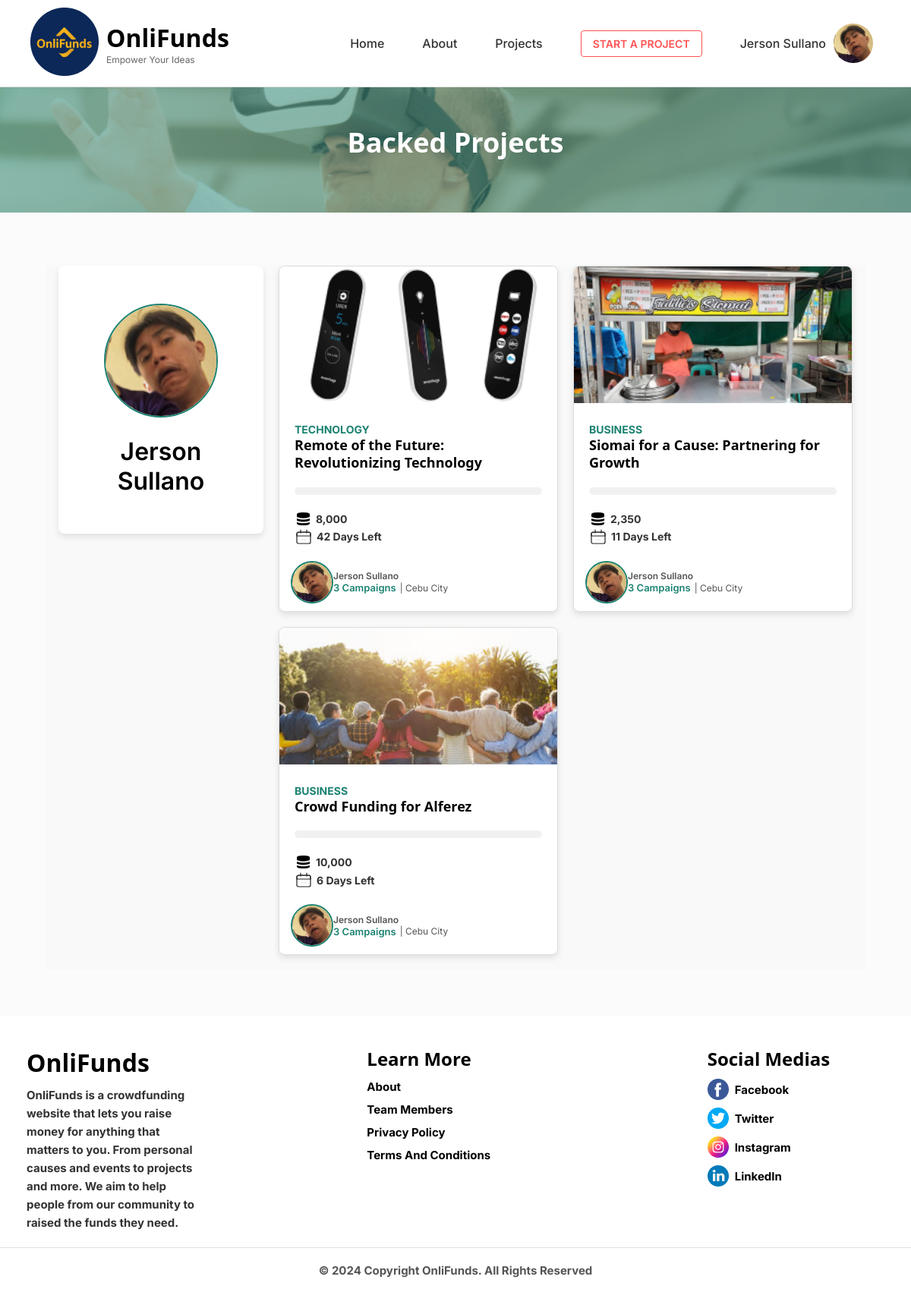
Page /html/campaigns.php?user_id=1 (signed in) on the committed database.
### tables this page shows
CREATE TABLE `users` (
  `id` int(10) NOT NULL,
  `isAdmin` enum('1','0') NOT NULL,
  `email` varchar(255) NOT NULL,
  `password` varchar(255) NOT NULL,
  `firstname` varchar(255) NOT NULL,
  `lastname` varchar(255) NOT NULL,
  `profile_pic` varchar(50) NOT NULL,
  `phoneno` bigint(12) NOT NULL,
  `barangay` text NOT NULL
);

CREATE TABLE `projects` (
  `user_id` int(11) NOT NULL,
  `proj_id` int(11) NOT NULL,
  `country` varchar(50) NOT NULL,
  `city` varchar(50) NOT NULL,
  `author` varchar(50) NOT NULL,
  `proj_title` varchar(100) NOT NULL,
  `category` varchar(255) NOT NULL,
  `barangay` varchar(255) NOT NULL,
  `fundgoal` varchar(50) NOT NULL,
  `created_at` date NOT NULL DEFAULT current_timestamp(),
  `end_date` varchar(255) NOT NULL,
  `fname` varchar(25) NOT NULL,
  `lname` varchar(25) NOT NULL,
  `email` varchar(50) NOT NULL,
  `phoneno` bigint(12) NOT NULL,
  `project_photo` varchar(50) NOT NULL,
  `video_url` varchar(50) NOT NULL,
  `project_overview` text NOT NULL,
  `project_story` text NOT NULL,
  `author_icon` varchar(50) NOT NULL,
  `profile_pic` varchar(50) NOT NULL
);

### html/campaigns.php (the view, shortened to what this page needs)
<?php
    include("connection.php");
    $idno = $_SESSION['id'];
    $query = "SELECT email, firstname, lastname, profile_pic, CONCAT(firstname, ' ', lastname) AS fullname, CONCAT(SUBSTRING(firstname, 1, 1), SUBSTRING(lastname, 1, 1)) AS default_pic FROM users WHERE id = ?";
    $stmt = $conn->prepare($query);
    $stmt->bind_param("i", $idno);
    $stmt->execute();
    $result = $stmt->get_result();
    if ($result->num_rows > 0) {
        $user = $result->fetch_assoc();
    } else {
        echo "<script>alert('No Users Found.')</script>";
        exit();
    }
    $project_id = isset($_GET['user_id']) ? intval($_GET['user_id']) : 0;
    if ($project_id > 0) {
        $stmt = $conn->prepare("SELECT *, DATEDIFF(end_date, NOW()) AS remaining_days, COUNT(user_id) AS all_proj FROM projects WHERE user_id = ?");
        $stmt->bind_param("i", $project_id);
        $stmt->execute();
        $result = $stmt->get_result();
        if ($result->num_rows > 0) {
            $project = $result->fetch_assoc();
        } else {
            echo "Project not found.";
            exit;
        }
    } else {
        echo "Invalid project ID.";
        exit;
    }
    $fetchProject = "SELECT *, DATEDIFF(end_date, NOW()) AS remaining_days FROM projects WHERE user_id = ?";
    $stmt = $conn->prepare($fetchProject);
    $stmt->bind_param("i", $project_id);
	$stmt->execute();
	$result = $stmt->get_result();
	if($result->num_rows > 0) {
		$rows = $result->fetch_all(MYSQLI_ASSOC);
	}
?>
<!DOCTYPE html>
<html lang="en">
<head>
    <link rel="stylesheet" href="../css/styles.css">
    <link rel="stylesheet" href="https://cdnjs.cloudflare.com/ajax/libs/font-awesome/4.7.0/css/font-awesome.min.css">
    <link rel="stylesheet" href="https://cdnjs.cloudflare.com/ajax/libs/font-awesome/6.0.0-beta3/css/all.min.css">
	<link rel="stylesheet" href="https://cdnjs.cloudflare.com/ajax/libs/font-awesome/5.15.3/css/all.min.css">
	 <link href="https://cdnjs.cloudflare.com/ajax/libs/font-awesome/5.15.3/css/all.min.css" rel="stylesheet"/>
</head>
<body>
    <nav class="logged-in-navbar">
        <div class="logged-in-navbar-logo">
            <a href="lanAfter.php" style="text-decoration:none;">
                <img src="../images/logo.png" alt="OnliFunds Logo" class="logged-in-logo-img">
            </a>
            <div class="logged-in-logo-text">
                <h1><a href="lanAfter.php" style="text-decoration:none; color:black;">OnliFunds</a></h1>
                <p>Empower Your Ideas</p>
            </div>
        </div>
        <div class="logged-in-nav-links">
            <a href="lanAfter.php" class="logged-in-nav-item">Home</a>
            <a href="aboutA.php" class="logged-in-nav-item">About</a>
            <a href="projectsA.php" class="logged-in-nav-item">Projects</a>
            <a href="create1.php" class="logged-in-nav-item logged-in-start-project-button">Start a Project</a>
            <div class="logged-in-user-profile">
                <span class="logged-in-user-name"><?php echo htmlspecialchars($user['fullname']) ?></span>
                <?php if (!empty($user['profile_pic'])): ?>
                <img src="../images/<?php echo htmlspecialchars($user['profile_pic']); ?>" alt="Profile Picture" class="logged-in-profile-img">
                <?php else: ?>
                    <div class="author-icon"><?php echo htmlspecialchars($user['default_pic']) ?></div>
                <?php endif; ?>
            </div>
        </div>
    </nav>
    <section class="banner1">
        <div class="overlay"></div>
        <div class="banner-content">
            <h1>Backed Projects</h1>
        </div>
    </section>
    <section class="campaigns">
        <div class="authorprof">
            <?php if (!empty($project['profile_pic'])): ?>
                <img src="../images/<?php echo htmlspecialchars($project['profile_pic']); ?>" alt="Profile Picture" class="author-profile">
            <?php else: ?>
                <div class="author-icon"><?php echo htmlspecialchars($project['author_icon']) ?></div>
            <?php endif; ?>
            <div class="author-info">
            <span class="author-name"><?php echo htmlspecialchars($project['author']) ?></span>
            </div>
        </div>
        <div class="campaign-cont">
            <div class="project-cards">
                <?php foreach($rows as $row): ?>
                    <div class="project-card">
                        <a href="../html/projectdet.php">
                            <img src="../images/<?php echo htmlspecialchars($row['project_photo']) ?>" alt="Project Image" class="project-image">
                            <div class="project-content">
                                <span class="project-category"><?php echo htmlspecialchars($row['category']) ?></span>
                                <h3><?php echo htmlspecialchars($row['proj_title']) ?></h3>
                                <div class="progress-bar">
                                </div>
                                <div class="project-details">
                                    <div class="project-fund"><img src="../images/moneylogo.svg"><?php echo htmlspecialchars($row['fundgoal']) ?></div>
                                    <div class="project-time"><img src="../images/calendar.svg"><?php echo htmlspecialchars($row['remaining_days']) ?> Days Left</div>
                                </div>
                            </div>
                        </a>
                        <a href="campaigns.html?author=AG" class="project-author">
                            <?php if (!empty($row['profile_pic'])): ?>
                                <img src="../images/<?php echo htmlspecialchars($row['profile_pic']); ?>" alt="Profile Picture" class="author-profile">
                            <?php else: ?>
                                <div class="author-icon"><?php echo htmlspecialchars($row['author_icon']) ?></div>
                            <?php endif; ?>
                            <div class="author-info">
                                <span class="author-name"><?php echo htmlspecialchars($row['author']) ?></span>
                                <span><p><?php echo htmlspecialchars($project['all_proj']) ?> Campaigns</p> | Cebu City</span>
                            </div>
                        </a>
                    </div>
                <?php endforeach; ?>
            </div>
    </section>
				<footer class="footer">
					<div class="footer-content">
						<div class="footer-section about" style="text-align: left; padding-right:200px;">
							<h2 class="footer-logo">OnliFunds</h2>
							<p class="footer-description">
								OnliFunds is a crowdfunding website that lets you raise money for anything that matters to you.
								From personal causes and events to projects and more. We aim to help people from our community
								to raised the funds they need.
							</p>
						</div>
						<div class="footer-section links" style="text-align: left; padding-right:200px;">
							<h3 class="footer-heading">Learn More</h3>
							<ul class="footer-links">
								<li><a href="/about">About</a></li>
								<li><a href="/#team-members">Team Members</a></li>
								<li><a href="#">Privacy Policy</a></li>
								<li><a href="#">Terms And Conditions</a></li>
							</ul>
						</div>
						<div class="footer-section social-media" style="text-align: left;">
							<h3 class="footer-heading">Social Medias</h3>
							<ul class="social-icons">
								<li><a href="#"><img src="facebook.png" alt="Facebook Icon" style="	width: 28px;height:auto;"> Facebook</a></li>
								<li><a href="#"><img src="twitter.png" alt="Twitter Icon" style="	width: 28px;height:auto;"> Twitter</a></li>
								<li><a href="#"><img src="instagram.png" alt="Instagram Icon" style="	width: 28px;height:auto;"> Instagram</a></li>
								<li><a href="#"><img src="linkedin.png" alt="LinkedIn Icon" style="	width: 28px;height:auto;"> LinkedIn</a></li>
							</ul>
						</div>
					</div>
					<div class="footer-bottom">
						<p>© 2024 Copyright OnliFunds. All Rights Reserved</p>
					</div>
				</footer>
				</body>
				</html>

### html/campaigns.php (style rules this page uses)
.project-author { display: flex; align-items: center; margin-top: 10px; }
.author-info { display: flex; flex-direction: column; }

### rows in the picture
users: profile_pic (picture)
projects: profile_pic (picture), author "Jerson Sullano", project_photo (picture), category "TECHNOLOGY", proj_title "Remote of the Future: Revolutionizing Technology", fundgoal "8,000", remaining_days "42", all_proj "3"
projects: project_photo (picture), category "BUSINESS", proj_title "Siomai for a Cause: Partnering for Growth", fundgoal "2,350", remaining_days "11", profile_pic (picture), author "Jerson Sullano", all_proj "3"
projects: project_photo (picture), category "BUSINESS", proj_title "Crowd Funding for Alferez", fundgoal "10,000", remaining_days "6", profile_pic (picture), author "Jerson Sullano", all_proj "3"

### other values in the picture
$user['fullname'] "Jerson Sullano"
